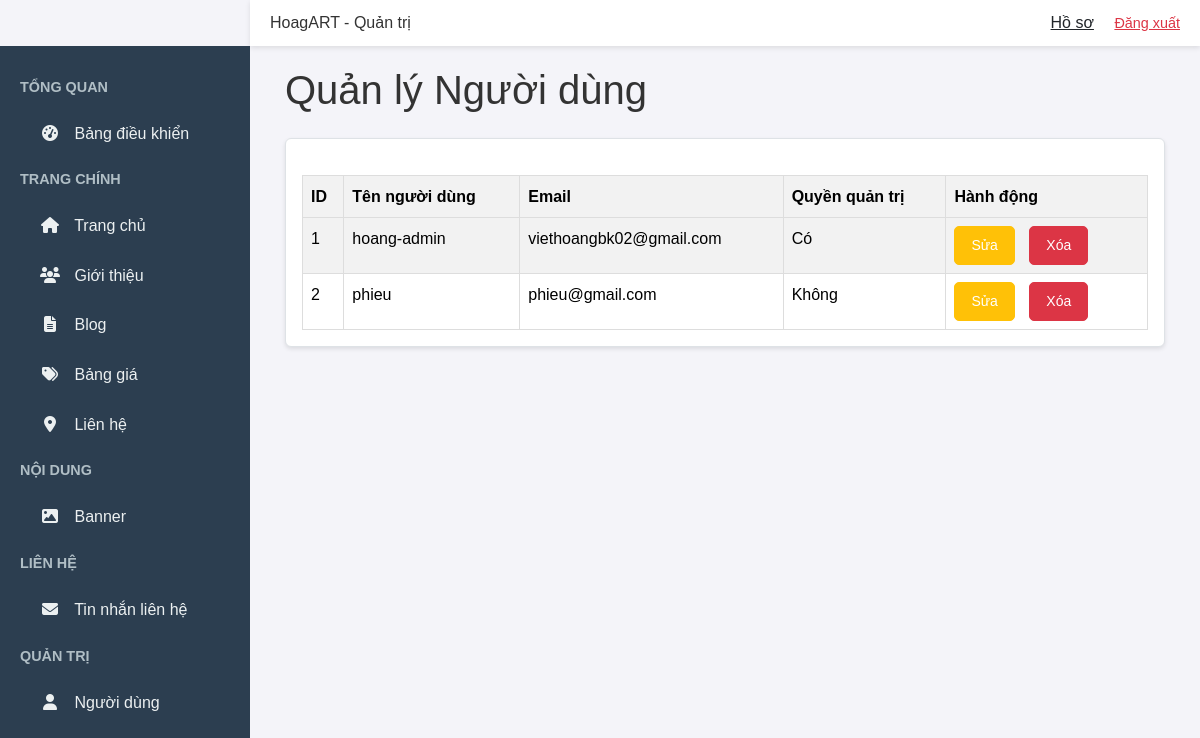
Before: /admin/users (signed in) with the older database file.
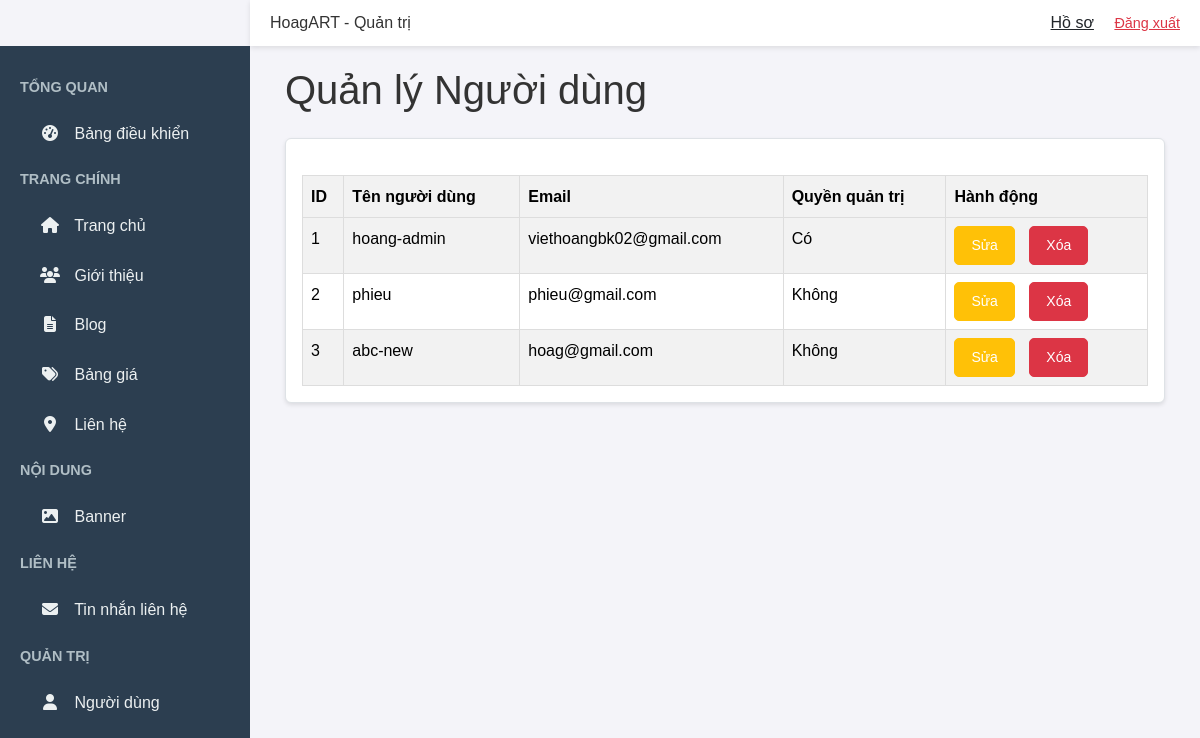
After: the same page with the newer database file.
### app/models/user.py (models this page shows, shortened)
class User(db.Model, UserMixin):
    __tablename__ = 'user'
    id = db.Column(db.Integer, primary_key=True)
    username = db.Column(db.String(80), unique=True, nullable=False)
    email = db.Column(db.String(120), unique=True, nullable=False)
    password = db.Column(db.String(255), nullable=False)
    is_admin = db.Column(db.Boolean, default=False)
    phone = db.Column(db.String(20))  # Trường số điện thoại
    address = db.Column(db.String(200))  # Trường địa chỉ
    avatar = db.Column(db.String(200), default='default_avatar.png')  # Trường avatar với giá trị mặc định

### app/blueprints/admin/routes.py (the view)
@admin_bp.route('/users', methods=['GET'])
@login_required
@admin_required
def manage_users():
    users = User.query.all()
    return render_template('admin/users.html', users=users)

### app/blueprints/admin/routes.py (called while the page is built)
def admin_required(f):
    @wraps(f)
    def decorated_function(*args, **kwargs):
        if not current_user.is_authenticated or not current_user.is_admin:
            flash('Bạn không có quyền truy cập trang này.', 'error')
            return redirect(url_for('main.home'))
        return f(*args, **kwargs)
    return decorated_function

### app/templates/admin/users.html (shortened to what this page needs)
{% extends "admin/base.html" %}  {% block content %}
<div class="container-fluid">
    <h1 class="mb-4">Quản lý Người dùng</h1>
    <div class="card">
        <div class="card-body">
            <table class="table table-striped">
                <thead>
                    <tr>
                        <th>ID</th>
                        <th>Tên người dùng</th>
                        <th>Email</th>
                        <th>Quyền quản trị</th>
                        <th>Hành động</th>
                    </tr>
                </thead>
                <tbody>
                    {% for user in users %}
                    <tr>
                        <td>{{ user.id }}</td>
                        <td>{{ user.username }}</td>
                        <td>{{ user.email }}</td>
                        <td>{{ 'Có' if user.is_admin else 'Không' }}</td>
                        <td>
                            <a
                                href="{{ url_for('admin.edit_user', id=user.id) }}"
                                class="btn btn-sm btn-warning"
                                >Sửa</a
                            >
                            <a
                                href="{{ url_for('admin.delete_user', id=user.id) }}"
                                class="btn btn-sm btn-danger"
                                onclick="return confirm('Bạn có chắc muốn xóa?')"
                                >Xóa</a
                            >
                        </td>
                    </tr>
                    {% endfor %}
                </tbody>
            </table>
        </div>
    </div>
</div>
{% endblock %}

Changed rows visible on the page:
added User: id "3", username "abc-new", email "hoag@gmail.com", is_admin "Không"
